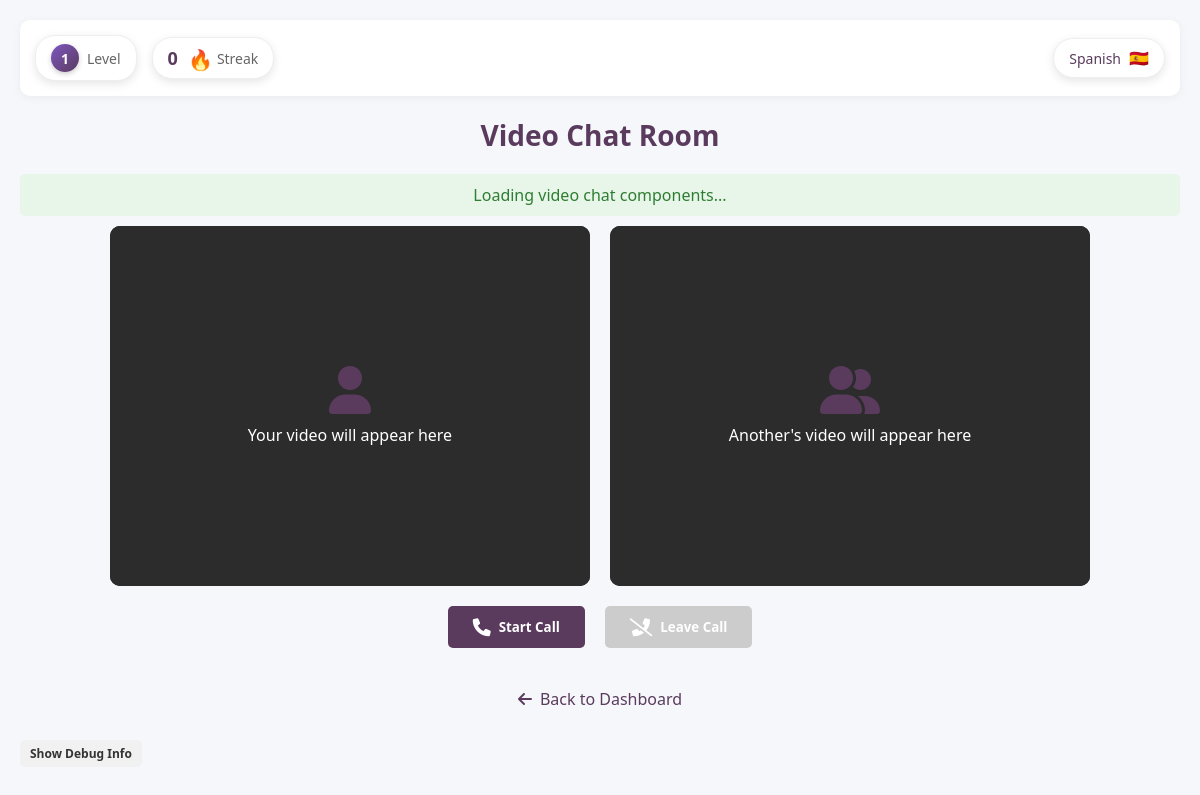
The app's page /ChatRoom/videochat.php (signed in), older data.
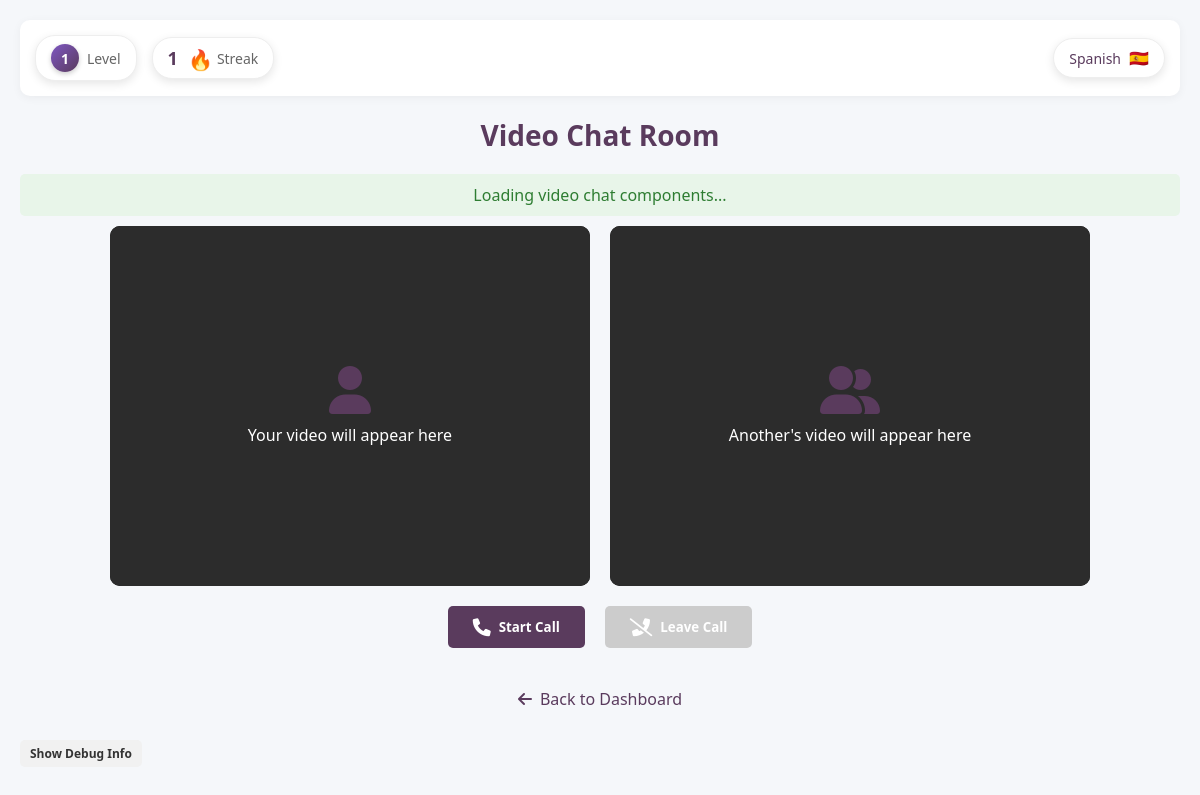
The same page, newer data.
### tables this page shows
CREATE TABLE `users` (
  `user_ID` int(11) NOT NULL,
  `username` varchar(50) NOT NULL,
  `profile_picture` varchar(255) DEFAULT NULL,
  `email` varchar(40) NOT NULL,
  `password` varchar(100) NOT NULL,
  `onboarding_complete` tinyint(1) DEFAULT 0
);

CREATE TABLE `user_streaks` (
  `streak_id` int(11) NOT NULL,
  `user_id` int(11) NOT NULL,
  `current_streak` int(11) NOT NULL DEFAULT 0,
  `longest_streak` int(11) NOT NULL DEFAULT 0,
  `last_play_date` date DEFAULT NULL
);

CREATE TABLE `user_stats` (
  `stat_id` int(11) NOT NULL,
  `user_id` int(11) NOT NULL,
  `xp` int(11) NOT NULL DEFAULT 0,
  `level` int(11) NOT NULL DEFAULT 1,
  `total_games_played` int(11) NOT NULL DEFAULT 0,
  `total_questions_answered` int(11) NOT NULL DEFAULT 0,
  `correct_answers` int(11) NOT NULL DEFAULT 0
);

CREATE TABLE `user_onboarding` (
  `onboarding_id` int(11) NOT NULL,
  `user_ID` int(11) NOT NULL,
  `selected_language` varchar(50) DEFAULT NULL,
  `reason` varchar(255) DEFAULT NULL,
  `daily_goal` varchar(255) DEFAULT NULL,
  `proficiency_level` varchar(20) DEFAULT NULL,
  `is_complete` tinyint(1) DEFAULT 0,
  `created_at` timestamp NOT NULL DEFAULT current_timestamp(),
  `updated_at` timestamp NOT NULL DEFAULT current_timestamp() ON UPDATE current_timestamp()
);

### ChatRoom/videochat.php (the view, shortened to what this page needs)
<?php
require_once '../Configurations/db.php';
$user_id = $_SESSION['user_id'];
try {
    $stmt = $conn->prepare("
        SELECT u.username, us.level, ust.current_streak, uo.selected_language, uo.proficiency_level
        FROM users u
        LEFT JOIN user_stats us ON u.user_ID = us.user_id
        LEFT JOIN user_streaks ust ON u.user_ID = ust.user_id
        LEFT JOIN user_onboarding uo ON u.user_ID = uo.user_ID
        WHERE u.user_ID = ?
    ");
    $stmt->bind_param("i", $user_id);
    $stmt->execute();
    $result = $stmt->get_result();
    $user_data = $result->fetch_assoc();
    $user_level = $user_data['level'] ?? 1;
    $streak = $user_data['current_streak'] ?? 0;
    $selected_language = $user_data['selected_language'] ?? 'Spanish';
} catch (Exception $e) {
    debug_log("Error: " . $e->getMessage());
    $username = 'User';
    $user_level = 1;
    $streak = 0;
    $selected_language = 'Spanish';
    $proficiency_level = 'Beginner';
}
function getLanguageFlag($language) {
    $flags = [
        'Spanish' => '🇪🇸',
        'French' => '🇫🇷',
        'English' => '🇬🇧',
        'German' => '🇩🇪',
        'Italian' => '🇮🇹',
        'Portuguese' => '🇵🇹',
        'Russian' => '🇷🇺',
        'Japanese' => '🇯🇵',
        'Chinese' => '🇨🇳',
        'Korean' => '🇰🇷',
        'Arabic' => '🇸🇦',
    ];
    return $flags[$language] ?? '🌐';
}
?>
<!DOCTYPE html>
<html lang="en">
<head>
    <link rel="stylesheet" href="https://cdnjs.cloudflare.com/ajax/libs/font-awesome/6.0.0-beta3/css/all.min.css">
</head>
<body>
    <div class="video-chat-container">
        <div class="user-stats-bar">
            <div class="left-stats">
                <div class="level-indicator">
                    <div class="level-badge">
                        <span class="level-number"><?php echo $user_level; ?></span>
                    </div>
                    <span class="level-label">Level</span>
                </div>
                <div class="streak-counter">
                    <span class="streak-number"><?php echo $streak; ?></span>
                    <div class="streak-icon">
                        <span class="fire-emoji">🔥</span>
                    </div>
                    <span class="streak-label">Streak</span>
                </div>
            </div>
            <div class="language-indicator">
                <span class="language-name"><?php echo htmlspecialchars($selected_language); ?></span>
                <div class="language-flag">
                    <span><?php echo getLanguageFlag($selected_language); ?></span>
                </div>
            </div>
        </div>
        <h2>Video Chat Room</h2>
        <div id="status-message" class="status-message">
        </div>
        <div id="videos">
            <div id="local-video">
                <div class="video-placeholder">
                    <i class="fas fa-user"></i>
                    <p>Your video will appear here</p>
                </div>
            </div>
            <div id="remote-video">
                <div class="video-placeholder">
                    <i class="fas fa-user-friends"></i>
                    <p>Another's video will appear here</p>
                </div>
            </div>
        </div>
        <div class="button-container">
            <button id="start-call-btn" onclick="startCall()">
                <i class="fas fa-phone"></i> Start Call
            </button>
            <button id="leave-call-btn" onclick="leaveCall()" disabled>
                <i class="fas fa-phone-slash"></i> Leave Call
            </button>
        </div>
        <div class="bottom-navigation">
            <a href="../Dashboard/dashboard.php" class="back-btn" id="back-button">
                <i class="fas fa-arrow-left"></i> Back to Dashboard
            </a>
        </div>
        <div style="text-align: center; margin-top: 20px;">
            <button id="toggle-debug" style="background-color: #f1f1f1; color: #333; font-size: 12px; padding: 5px 10px;">
                Show Debug Info
            </button>
        </div>
    </div>
</body>
</html>

Row changes from the older to the newer data that the page shows:
changed through a linked row, users "Spanish": user_streaks.current_streak "0" → "1"
